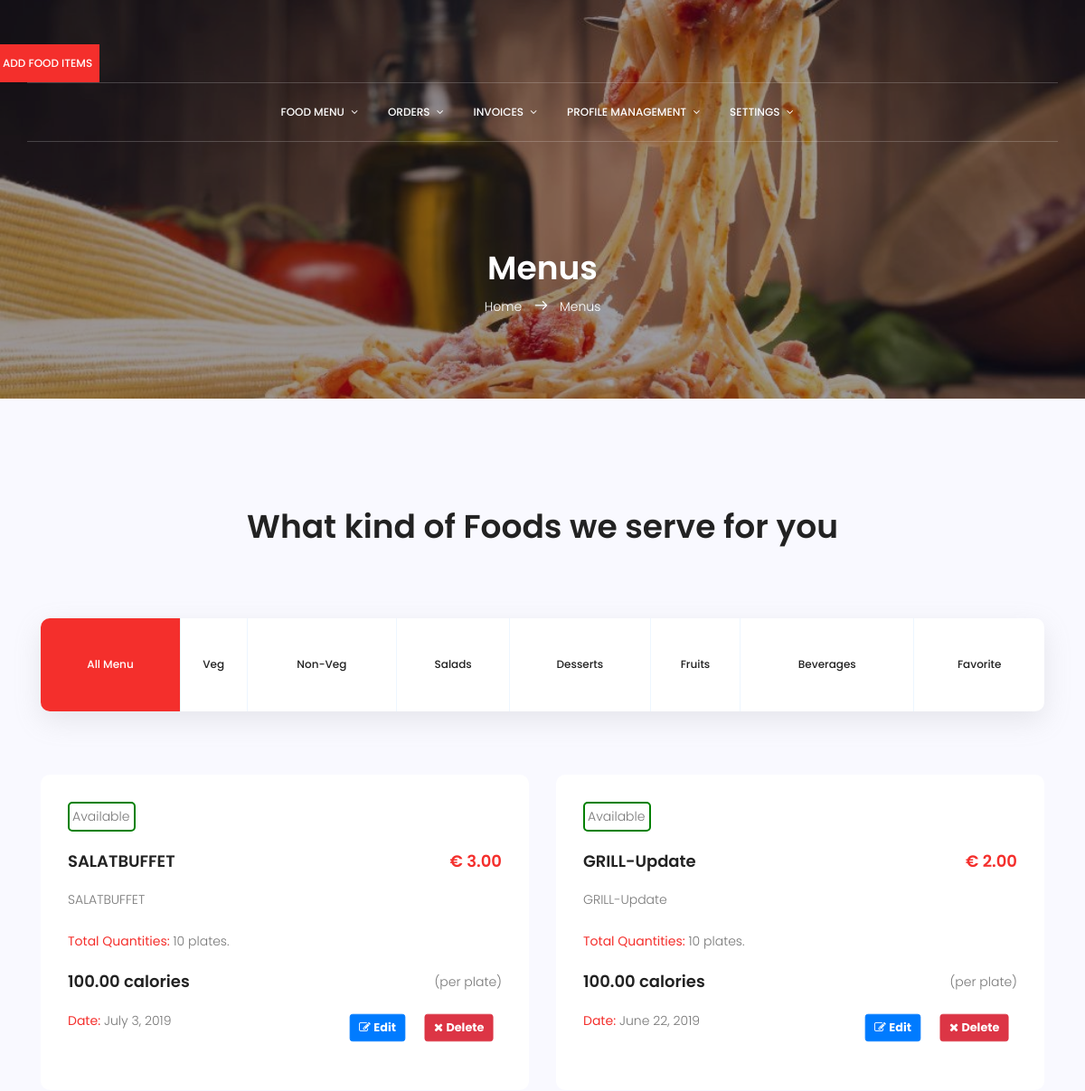
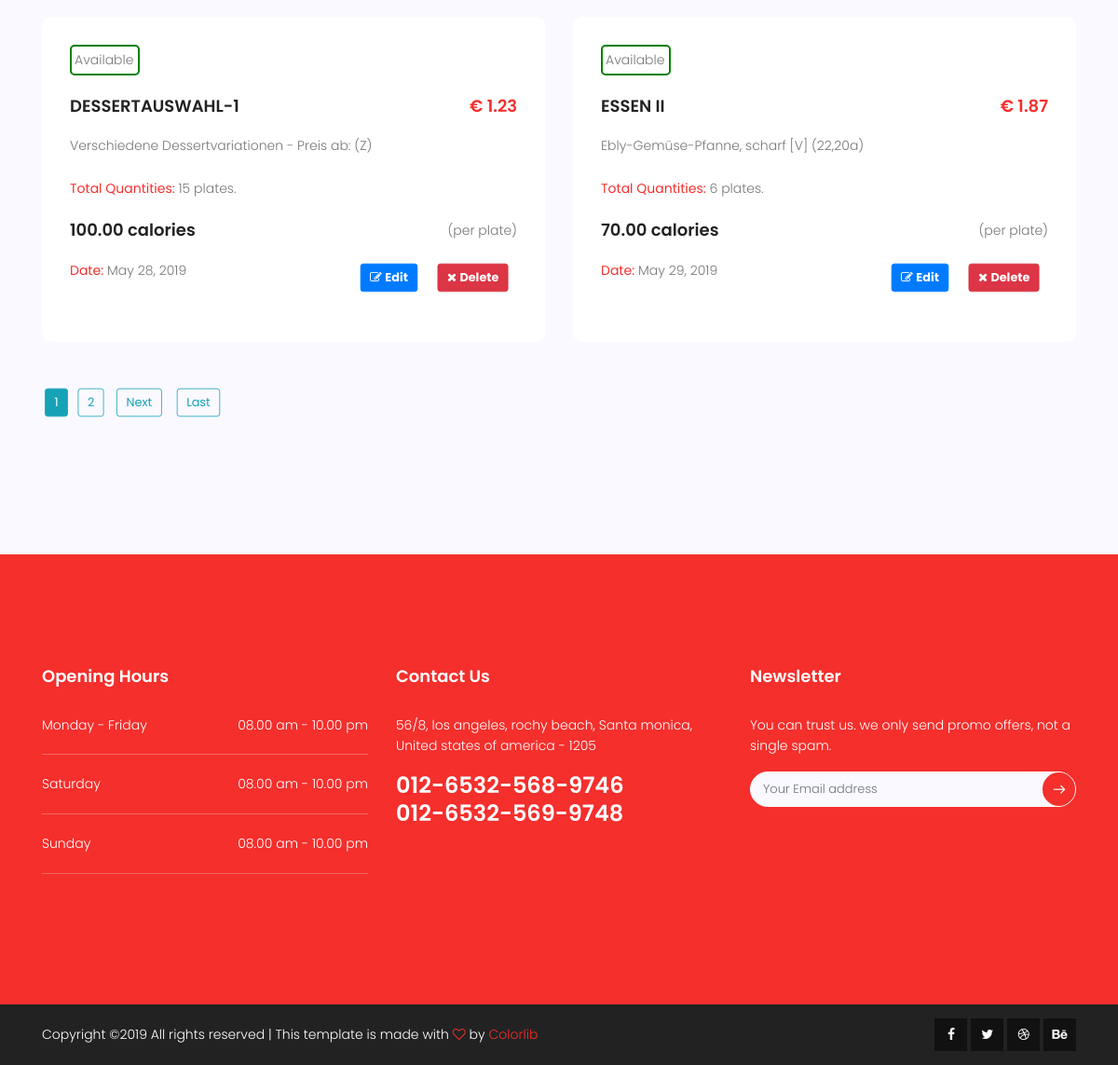
Page /menu/admin-menu/ (signed in) on the committed database (2 pictures, top to bottom).
### menus/models.py (models this page shows, shortened)
class Menu(models.Model):
    title           = models.CharField(max_length=50)
    description     = models.TextField(null=True, blank=True)
    category        = models.CharField(max_length=120, choices=CATEGORY_CHOICES)
    status          = models.CharField(max_length=120, choices=STATUS_CHOICES, default="Not Available")
    calories        = models.DecimalField(max_digits=100, decimal_places=2, default=0.00)
    price_student   = models.DecimalField(max_digits=100, decimal_places=2, default=0.00)
    price_guest     = models.DecimalField(max_digits=100, decimal_places=2, default=0.00)
    price_attendant = models.DecimalField(max_digits=100, decimal_places=2, default=0.00)
    day             = models.DateField()
    slug            = models.SlugField(unique=True)
    quantity        = models.IntegerField(default=0)
    timestamp       = models.DateTimeField(auto_now_add=True, auto_now=False)
    update          = models.DateTimeField(auto_now_add=False, auto_now=True)
    def get_description(self):
        if len(self.description) > 50:
            return self.description[:50] + " ........."
        return self.description

### menus/views.py (the view)
# urls.py: path('admin-menu/', views.MenuView.as_view(), name="admin-menu"),
class MenuView(LoginRequiredMixin, ListView):
    template_name = "admin_temp/menu/menu.html"
    model = Menu
    ordering = ['-update']
    paginate_by = 4
    def get_queryset(self):
        query_set = super().get_queryset()
        return query_set

### templates/admin_temp/menu/menu.html (shortened to what this page needs)
{% extends '../base.html' %}
{% block content %}
<section class="menu-area section-gap" id="menu">
    <div class="container">
        <div class="row d-flex justify-content-center">
            <div class="menu-content pb-70 col-lg-8">
                <div class="title text-center">
                    <h1 class="mb-10">What kind of Foods we serve for you</h1>
                </div>
            </div>
        </div>
        <ul class="filter-wrap filters col-lg-12 no-padding">
            <li class="active" data-filter="*">All Menu</li>
            <li data-filter=".Veg">Veg</li>
            <li data-filter=".Non-Veg">Non-Veg</li>
            <li data-filter=".Salads">Salads</li>
            <li data-filter=".Desserts">Desserts</li>
            <li data-filter=".Fruits">Fruits</li>
            <li data-filter=".Beverages">Beverages</li>
            <li data-filter=".Favorite">Favorite</li>
        </ul>
        <div class="filters-content">
            <div class="row grid">
                {% for menu in object_list %}
                <div class="col-md-6 all {{ menu.category }}">
                    <div class="single-menu">
                        {% ifequal menu.status "Available" %}
                        <div class="boxed green">
                            <p>{{ menu.status }}</p>
                        </div>
                        {% else %}
                        <div class="boxed red">
                            <p>{{ menu.status }}</p>
                        </div>
                        {% endifequal %}
                        <br>
                        <div class="title-wrap d-flex justify-content-between">
                            <h4>{{ menu.title }}</h4>
                            <h4 class="price">&euro; {{ menu.price_student }}</h4>
                        </div>
                        <p>
                            {{ menu.get_description }}
                        </p>
                        <br>
                        <p>
                            <b>Total Quantities: </b>{{menu.quantity}} plates.
                        </p>
                        <br>
                        <div class="title-wrap d-flex justify-content-between">
                            <h4 class="calorie">{{ menu.calories }} calories </h4>
                            <p>(per plate)</p>
                        </div>
                        <div class="title-wrap d-flex justify-content-between">
                            <p><b>Date:</b> {{ menu.day }}</p>
                            <div>
                                <a href="{% url 'menu-update' menu.id %}" class="btn btn-primary a-btn-slide-text">
                                    <span class="fa fa-edit" aria-hidden="true"></span>
                                    <span><strong>Edit</strong></span>
                                </a>
                                <a href="{% url 'menu-delete' menu.id %}" onClick="return confirm('Delete This Menu?')" class="btn btn-danger a-btn-slide-text">
                                    <span class="fa fa-remove" aria-hidden="true"></span>
                                    <span><strong>Delete</strong></span>
                                </a>
                            </div>
                        </div>
                    </div>
                </div>
                {% endfor %}
            </div>
        </div>
        <br /><br />
        {% if is_paginated %}
            {% for num in page_obj.paginator.page_range %}
                {% if page_obj.number == num %}
                    <a class="btn btn-info mb-4" href="?page={{ num }}">{{ num }}</a>
                {% elif num > page_obj.number|add:'-3' and num < page_obj.number|add:'3' %}
                    <a class="btn btn-outline-info mb-4" href="?page={{ num }}">{{ num }}</a>
                {% endif %}
            {% endfor %}
            {% if page_obj.has_next %}
                <a class="btn btn-outline-info mb-4" href="?page={{ page_obj.next_page_number }}">Next</a>
                <a class="btn btn-outline-info mb-4" href="?page={{ page_obj.paginator.num_pages }}">Last</a>
            {% endif %}
        {% endif %}
    </div>
</section>
{% endblock %}

### static/css/main.css (style rules this page uses)
body { color:#777;font-family:"Poppins",sans-serif;font-size:14px;font-weight:300;line-height:1.625em;position:relative }
ol,ul { margin:0;padding:0;list-style:none }
a { -webkit-transition:all 0.3s ease 0s;-moz-transition:all 0.3s ease 0s;-o-transition:all 0.3s ease 0s;transition:all 0.3s ease 0s }
a,a:focus,a:hover { text-decoration:none;outline:0 }
h1,h2,h3,h4,h5,h6 { font-family:"Poppins",sans-serif;color:#222;line-height:1.2em !important;margin-bottom:0;margin-top:0;font-weight:600 }
h1,.h1 { font-size:36px }
h4,.h4 { font-size:18px }
.mb-10 { margin-bottom:10px }
.pb-70 { padding-bottom:70px }
.text-center { text-align:center }
.no-padding { padding:0 }
b,sup,sub,u,del { color:#f42f2c }
h1 { font-size:36px }
h4 { font-size:18px }
h1,h2,h3,h4,h5,h6 { line-height:1.5em }
.section-gap { padding:120px 0 }
.menu-area { background:#f9f9ff }
.filter-wrap { background:#fff;border-radius:10px;box-shadow:0px 10px 30px 0px rgba(153,153,153,0.2) }
.menu-area .filters { text-align:center }
.menu-area .filters { padding:0;overflow:hidden }
.filter-wrap { display:table }
.filter-wrap li { display:table-cell;border-right:1px solid #edf6ff }
.filter-wrap li:last-child { border:none }
.menu-area .filters li { padding:40px 0px;max-width:184px;cursor:pointer;position:relative;color:#222;font-size:12px;font-weight:500 }
.menu-area .filters li:last-child { border-right:none }
.menu-area .filters li.active { color:#fff;background:#f42f2c }
.menu-area .filters-content { margin-top:50px }
.single-menu { background:#fff;border-radius:10px;padding:30px;margin-top:20px }
.single-menu .title-wrap { margin-bottom:20px }
.single-menu p { margin-bottom:0px;max-width:392px }
.single-menu .price { color:#f42f2c }

### rows in the picture
Menu: status "Available", title "SALATBUFFET", price_student "3.00", get_description "SALATBUFFET", quantity "10", calories "100.00", day "July 3, 2019"
Menu: status "Available", title "GRILL-Update", price_student "2.00", get_description "GRILL-Update", quantity "10", calories "100.00", day "June 22, 2019"
Menu: status "Available", title "DESSERTAUSWAHL-1", price_student "1.23", get_description "Verschiedene Dessertvariationen - Preis ab: (Z)", quantity "15", calories "100.00", day "May 28, 2019"
Menu: status "Available", title "ESSEN II", price_student "1.87", get_description "Ebly-Gemüse-Pfanne, scharf [V] (22,20a)", quantity "6", calories "70.00", day "May 29, 2019"

### other values in the picture
{{ num }} "1"
{{ num }} "2"
